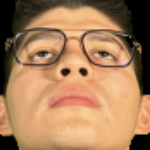
#> input picture Proyecto/FotosSoloRostros/AbrahamDaniloMirandaLopez/20230628_143549087_iOS_sin_fondo.png, 150 x 150 px, found by its file name; its folder holds only this picture in this run
$ python AumentoHasta50.py
#> lines starting #> are read from the running program, lines starting #| are printed output that depends on the picture
import cv2
import os
import numpy as np

# Directorio raíz que contiene las subcarpetas de las personas
root_dir = 'C:/Users/USER/Documents/THAIS_U/SEPTIMO/Inteligencia Artificial/EjerciciosPython/Proyecto/FotosSoloRostros/'

# Directorio de destino para el dataset
dataset_dir = 'C:/Users/USER/Documents/THAIS_U/SEPTIMO/Inteligencia Artificial/EjerciciosPython/Proyecto/dataset'

# Lista de transformaciones de aumento de datos a aplicar
transformations = [
    ('rotation', 10),
    ('horizontal_flip', 0.5),
    ('scale', 0.2),
    ('crop', 0.1),
    ('brightness', 0.1),
    ('shift', 0.2)
]

def apply_rotation(image, angle):
    rows, cols = image.shape[:2]
    matrix = cv2.getRotationMatrix2D((cols/2, rows/2), angle, 1)
    rotated = cv2.warpAffine(image, matrix, (cols, rows))
    return rotated

def apply_horizontal_flip(image):
    flipped = cv2.flip(image, 1)
    return flipped

def apply_scale(image, factor):
    rows, cols = image.shape[:2]
    scaled = cv2.resize(image, (int(cols*(1+factor)), int(rows*(1+factor))))
    return scaled

def apply_crop(image, ratio):
    rows, cols = image.shape[:2]
    crop_ratio = min(ratio, 0.5)  # Limitar el recorte máximo a la mitad de la imagen
    crop_rows = int(rows * crop_ratio)
    crop_cols = int(cols * crop_ratio)
    cropped = image[crop_rows:rows-crop_rows, crop_cols:cols-crop_cols]
    return cropped

def apply_brightness(image, factor):
    hsv = cv2.cvtColor(image, cv2.COLOR_BGR2HSV)
    hsv[..., 2] = hsv[..., 2] * factor
    brightened = cv2.cvtColor(hsv, cv2.COLOR_HSV2BGR)
    return brightened

def apply_shift(image, shift):
    rows, cols = image.shape[:2]
    M = np.float32([[1, 0, shift], [0, 1, shift]])
    shifted = cv2.warpAffine(image, M, (cols, rows))
    return shifted

# Crear el directorio de destino del dataset
if not os.path.exists(dataset_dir):
    os.makedirs(dataset_dir)
    print("Nueva carpeta: dataset")

# Iterar sobre las subcarpetas de las personas
for person_dir in os.listdir(root_dir):
    person_path = os.path.join(root_dir, person_dir)

    # Crear una subcarpeta en el directorio del dataset para la persona actual
    person_dataset_dir = os.path.join(dataset_dir, person_dir)
    if not os.path.exists(person_dataset_dir):
        os.makedirs(person_dataset_dir)

    # Obtener todas las imágenes originales en la subcarpeta actual
    original_images = os.listdir(person_path)

    # Verificar si la persona ya tiene al menos 50 imágenes en el dataset
    if len(original_images) >= 50:
        selected_images = original_images[:50]  # Seleccionar las primeras 50 imágenes
    else:
        selected_images = original_images  # Utilizar todas las imágenes existentes

    # Iterar sobre las imágenes seleccionadas
    for image_file in selected_images:
        image_path = os.path.join(person_path, image_file)
        image = cv2.imread(image_path)
#> image is the input picture: shape (150, 150, 3); mean B, G, R 91, 127, 168.3

        # Guardar la imagen original en el directorio del dataset
        output_path = os.path.join(person_dataset_dir, image_file)
        cv2.imwrite(output_path, image)

        # Verificar cuántas imágenes adicionales se deben generar para llegar a 50
        remaining_images = 50 - len(selected_images)

        # Aplicar las transformaciones de aumento de datos y guardar las imágenes generadas
        for i in range(remaining_images):
            for transform, param in transformations:
                if np.random.uniform() < param:
                    transformed_image = None

                    if transform == 'rotation':
                        angle = np.random.choice([-10, 10])  # Rotación hacia la izquierda o la derecha
                        transformed_image = apply_rotation(image, angle)
                    elif transform == 'horizontal_flip':
                        transformed_image = apply_horizontal_flip(image)
                    elif transform == 'scale':
                        transformed_image = apply_scale(image, 0.2)
                    elif transform == 'crop':
                        transformed_image = apply_crop(image, 0.1)
                    elif transform == 'brightness':
                        transformed_image = apply_brightness(image, 0.6)
                    elif transform == 'shift':
                        transformed_image = apply_shift(image, 10)

                    if transformed_image is not None:
                        transformed_output_path = os.path.join(person_dataset_dir, f'{transform}_{i+1}_{image_file}')

                        # Verificar si la imagen generada ya existe en el dataset
                        if not os.path.exists(transformed_output_path):
                            cv2.imwrite(transformed_output_path, transformed_image)
#> this loop made 49 passes
#> pass 1, in apply_rotation, `rotated = cv2.warpAffine(image, matrix, (cols, rows))`:
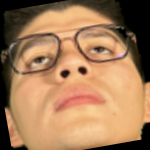
#> rotated: shape (150, 150, 3); mean B, G, R 88.8, 123.8, 163.9
#> pass 2, in apply_rotation (call 2), `rotated = cv2.warpAffine(image, matrix, (cols, rows))`:
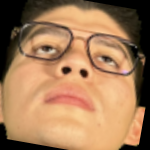
#> rotated: shape (150, 150, 3); mean B, G, R 88.7, 123.6, 163.7
#> pass 3, in apply_horizontal_flip, `flipped = cv2.flip(image, 1)`:
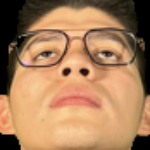
#> flipped: shape (150, 150, 3); mean B, G, R 91, 127, 168.3
#> pass 3, in apply_shift, `shifted = cv2.warpAffine(image, M, (cols, rows))`:
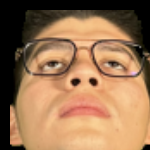
#> shifted: shape (150, 150, 3); mean B, G, R 83.8, 116.4, 154.1
#> pass 2 of the loop `for person_dir in os.listdir(root_dir):`:
#> original_images = ['20230628_144038450_iOS_sin_fondo.png']
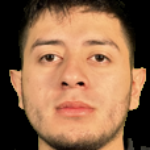
#> input picture Proyecto/FotosSoloRostros/AndresFranciscoGarciaFlores/20230628_144038450_iOS_sin_fondo.png, 150 x 150 px, found by its file name
#> image is the input picture: shape (150, 150, 3); mean B, G, R 72.8, 101.9, 141.7
#> remaining_images = 49
#> the loop `for i in range(remaining_images):` made 49 passes
#> pass 1, in apply_horizontal_flip (call 20), `flipped = cv2.flip(image, 1)`:
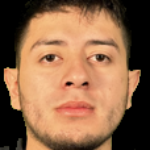
#> flipped: shape (150, 150, 3); mean B, G, R 72.8, 101.9, 141.7
#> pass 1, in apply_crop (call 13), `cropped = image[crop_rows:rows-crop_rows, crop_cols:cols-crop_cols]`:
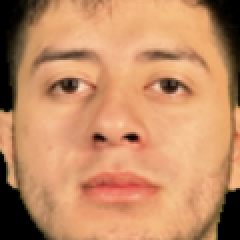
#> cropped: shape (120, 120, 3) (shown 2 times larger); mean B, G, R 100.5, 139.7, 194.3
#> pass 3 of the loop `for person_dir in os.listdir(root_dir):`:
#> original_images = ['20230628_150954302_iOS_sin_fondo.png', '20230628_150959649_iOS_sin_fondo.png']
#> selected_images has the same summary as original_images
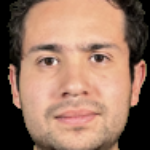
#> input picture Proyecto/FotosSoloRostros/AndresPatricioTapiaGonzalez/20230628_150954302_iOS_sin_fondo.png, 150 x 150 px, found by its file name
#> image is the input picture: shape (150, 150, 3); mean B, G, R 98.7, 118, 153.8
#> remaining_images = 48
#> the loop `for i in range(remaining_images):` made 48 passes
#> pass 1, in apply_crop (call 19), `cropped = image[crop_rows:rows-crop_rows, crop_cols:cols-crop_cols]`:
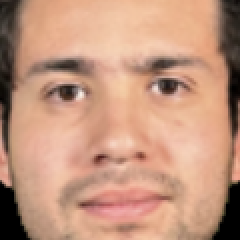
#> cropped: shape (120, 120, 3) (shown 2 times larger); mean B, G, R 125.7, 149.4, 194.7
#> pass 2, in apply_horizontal_flip (call 40), `flipped = cv2.flip(image, 1)`:
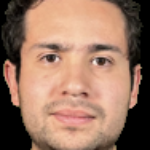
#> flipped: shape (150, 150, 3); mean B, G, R 98.7, 118, 153.8
